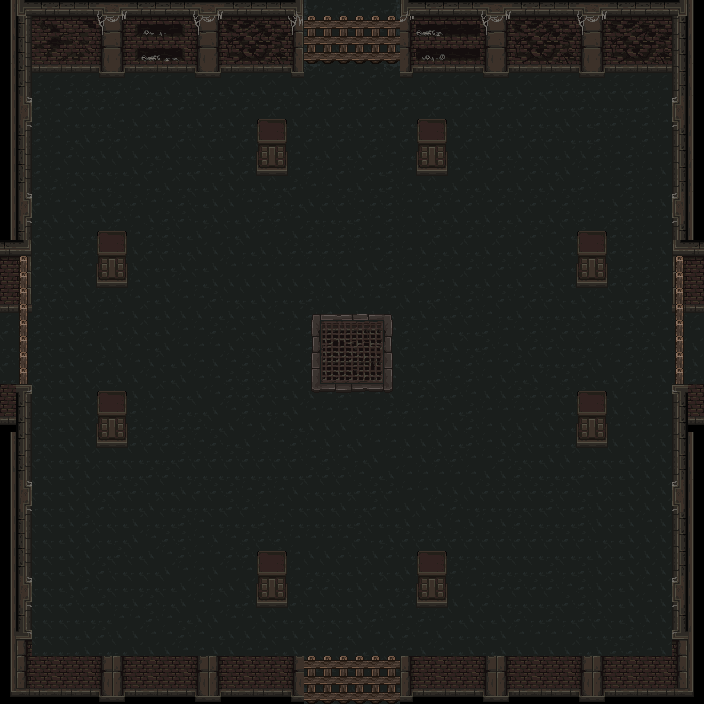

This is a level from a 2D game, rendered from its Tiled map with the project's own tilesets. A one-line summary and the map file follow, with tile-layer data summarised:
An orthogonal 44x44 tile map with 16x16 px tiles, 4 tile layers (пол, стены, ворота2, ворота3), 2 tilesets.

<map version="1.9" tiledversion="1.9.2" orientation="orthogonal" renderorder="right-down" width="44" height="44" tilewidth="16" tileheight="16" infinite="0" nextlayerid="6" nextobjectid="1">
 <tileset firstgid="1" source="mainlevbuild.tsx" />
 <tileset firstgid="2561" source="decorative.tsx" />
 <layer id="2" name="пол" width="44" height="44">
  <data>[1936 cells, 1816 non-empty, 18 distinct tile ids]</data>
 </layer>
 <layer id="1" name="стены" width="44" height="44">
  <data>[1936 cells, 632 non-empty, 172 distinct tile ids]</data>
 </layer>
 <layer id="3" name="ворота2" width="44" height="44">
  <data>[1936 cells, 55 non-empty, 4 distinct tile ids]</data>
 </layer>
 <layer id="4" name="ворота3" width="44" height="44">
  <data>[1936 cells, 36 non-empty, 1 distinct tile ids]</data>
 </layer>
</map>
